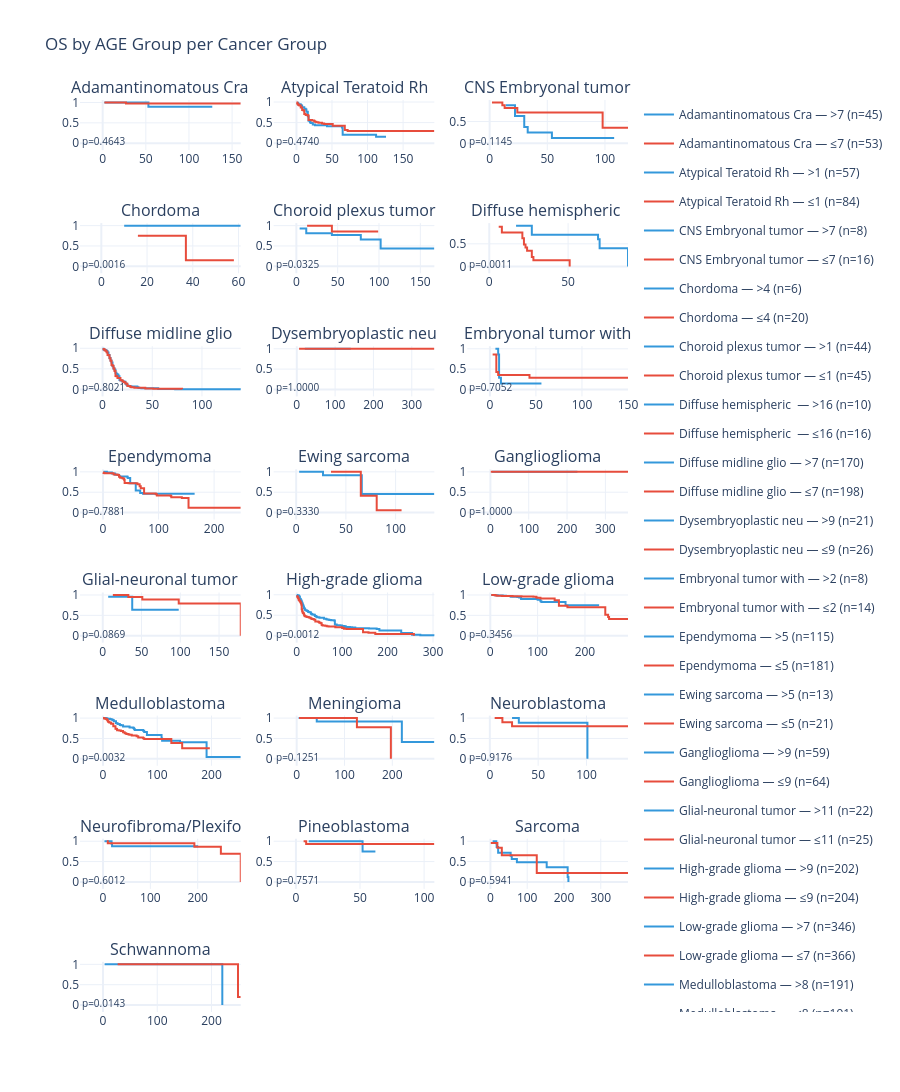

Source (notebook cell):
### Code cell
# P1A.5: Per-group KM OS by AGE group
from itertools import product

target_os = [g for g in target_groups if 
             merged[(merged['CANCER_GROUP']==g) & merged['AGE'].notna() & merged['OS_MONTHS'].notna() & merged['os_event'].notna()].shape[0] >= 20]

results_1a_os = []
km_data_1a_os = {}
n_groups = len(target_os)
n_cols = min(3, n_groups)
n_rows = int(np.ceil(n_groups / n_cols))

fig = make_subplots(rows=n_rows, cols=n_cols, 
                    subplot_titles=[f'{g[:20]}' for g in target_os],
                    vertical_spacing=0.08, horizontal_spacing=0.06)

colors = ['#3498db', '#e74c3c', '#2ecc71', '#f39c12', '#9b59b6', '#1abc9c']
idx = 0
for group in target_os:
    gdata = merged[(merged['CANCER_GROUP']==group) & merged['AGE'].notna() 
                   & merged['OS_MONTHS'].notna() & merged['os_event'].notna()].copy()
    if len(gdata) < 20: continue
    med = gdata['AGE'].median()
    gdata['age_g'] = np.where(gdata['AGE'] <= med, f'≤{med:.0f}', f'>{med:.0f}')
    if gdata['age_g'].nunique() < 2: continue
    
    grps = [(gdata[gdata['age_g']==v]['OS_MONTHS'], gdata[gdata['age_g']==v]['os_event']) 
            for v in sorted(gdata['age_g'].unique())]
    p = logrank_multi(grps)
    n_events = int(gdata['os_event'].sum())
    n_total = len(gdata)
    results_1a_os.append({'group': group, 'n': n_total, 'n_events': n_events, 'p_value': p})
    
    row = idx // n_cols + 1
    col = idx % n_cols + 1
    for vi, v in enumerate(sorted(gdata['age_g'].unique())):
        sub = gdata[gdata['age_g']==v]
        km = kaplan_meier(sub['OS_MONTHS'], sub['os_event'])
        fig = add_km(fig, km, f'{group[:20]} — {v} (n={len(sub)})', colors[vi % len(colors)], row=row, col=col)
        fig.update_xaxes(title_text='', row=row, col=col)
        fig.update_yaxes(title_text='', row=row, col=col)
    # Annotate p-value
    fig.add_annotation(text=f'p={p:.4f}', xref=f'x{idx+1}', yref=f'y{idx+1}',
                       x=0.95, y=0.05, showarrow=False, font=dict(size=10))
    idx += 1

fig.update_layout(height=250*n_rows, title_text='OS by AGE Group per Cancer Group',
                  template='plotly_white', showlegend=True)
fig.show()

# FDR correction on per-group results
if results_1a_os:
    p_vals = [r['p_value'] for r in results_1a_os]
    _, q_vals, _, _ = multipletests(p_vals, method='fdr_bh')
    for i, r in enumerate(results_1a_os):
        r['q_value'] = q_vals[i]
        record_result('1A', 'AGE × OS (KM, per-group)', 'Log-rank', r['group'],
                      r['n'], r['n_events'], f'χ²(1)={-2*np.log(r["p_value"]):.2f}',
                      r['p_value'], f'q={q_vals[i]:.4f}', 'Step 14')
    print(f"Per-group AGE × OS results (FDR corrected):")
    print(f"{'Group':40s} {'N':6s} {'Events':6s} {'p':8s} {'q':8s}")
    print('-'*80)
    for r in results_1a_os:
        sig = '✅' if r['q_value'] < 0.05 else '❌'
        print(f"{r['group']:40s} {r['n']:6d} {r['n_events']:6d} {r['p_value']:.4f}  {r['q_value']:.4f}  {sig}")
